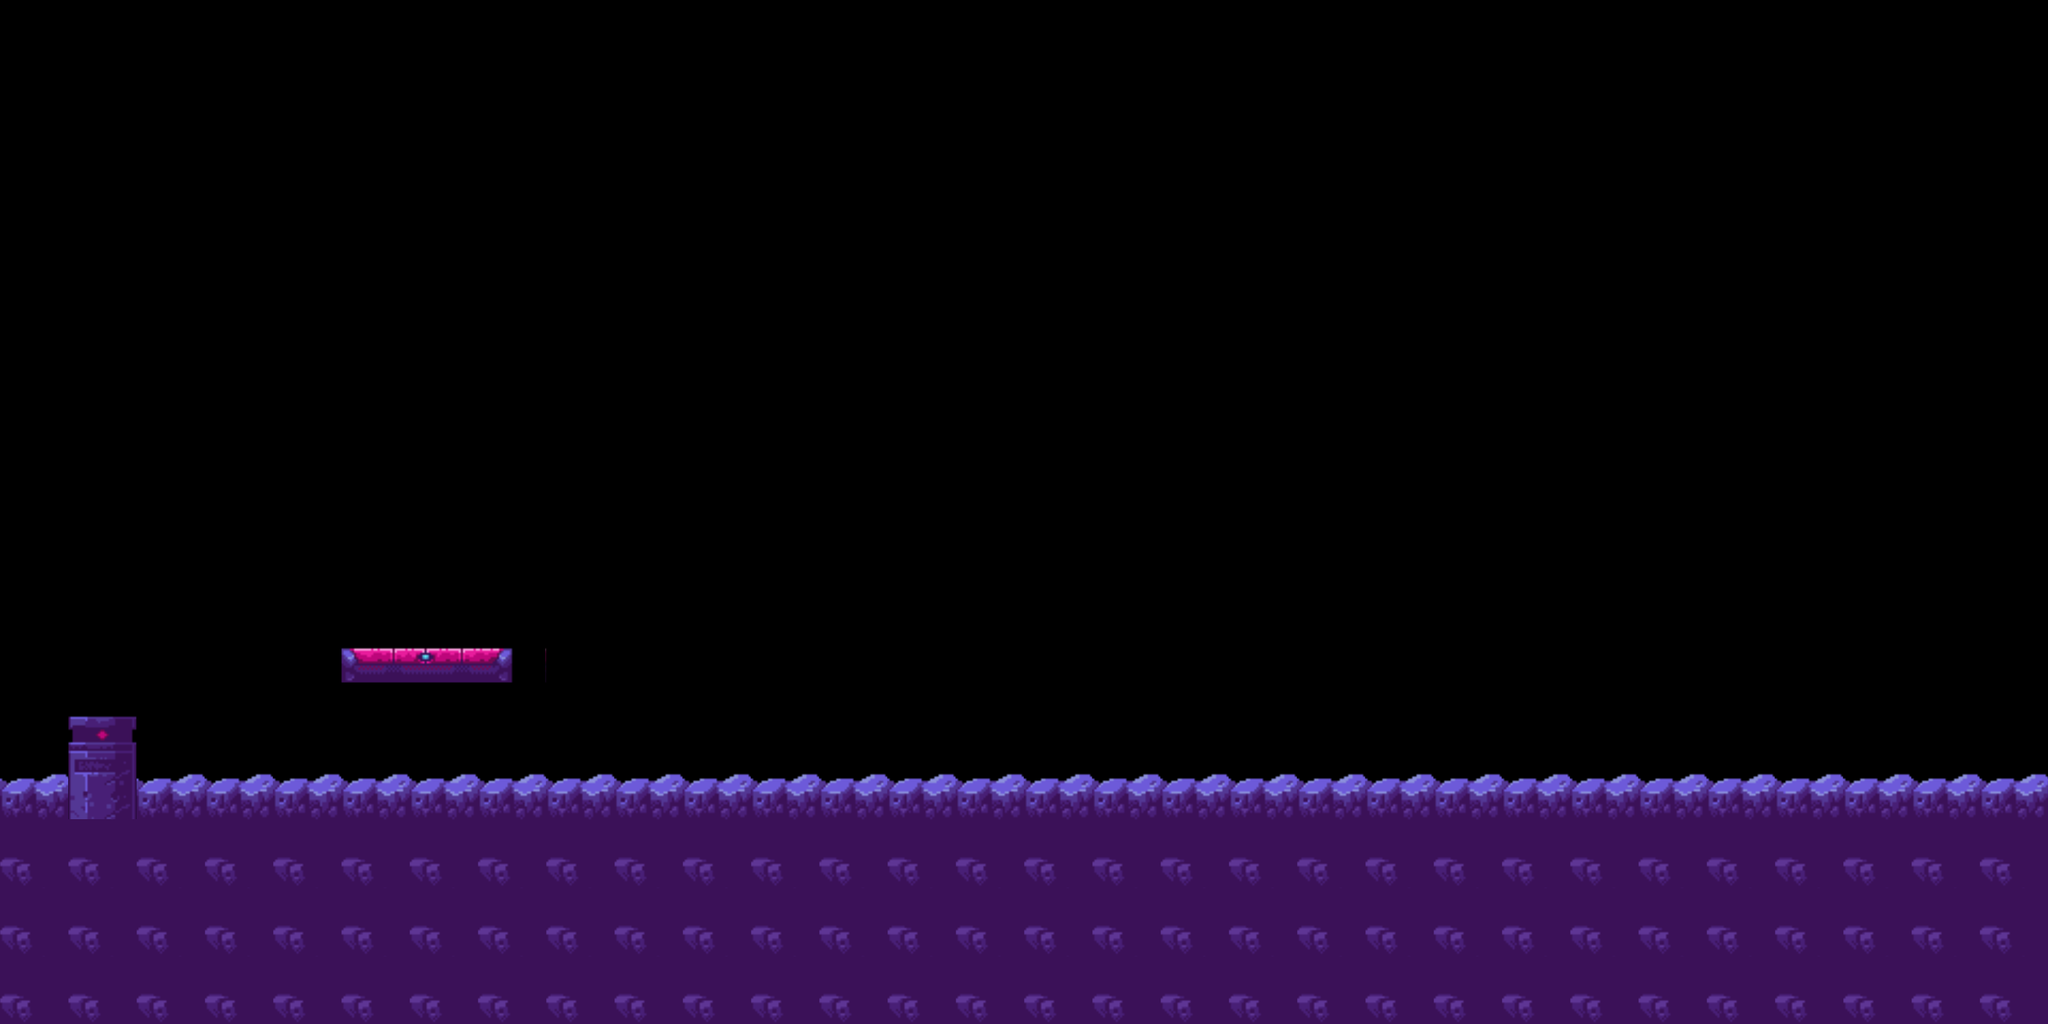

Tiled map render using the project's own tile images. Description and the map definition, with tile-layer contents summarised, below:
An orthogonal 30x15 tile map with 96x96 px tiles, 1 tile layer (タイル・レイヤー1).

<map version="1.2" tiledversion="1.2.5" orientation="orthogonal" renderorder="right-down" width="30" height="15" tilewidth="96" tileheight="96" infinite="0" nextlayerid="2" nextobjectid="1">
 <tileset firstgid="1" source="tile.tsx" />
 <layer id="1" name="タイル・レイヤー1" width="30" height="15">
  <data>[450 cells, 124 non-empty, 7 distinct tile ids]</data>
 </layer>
</map>